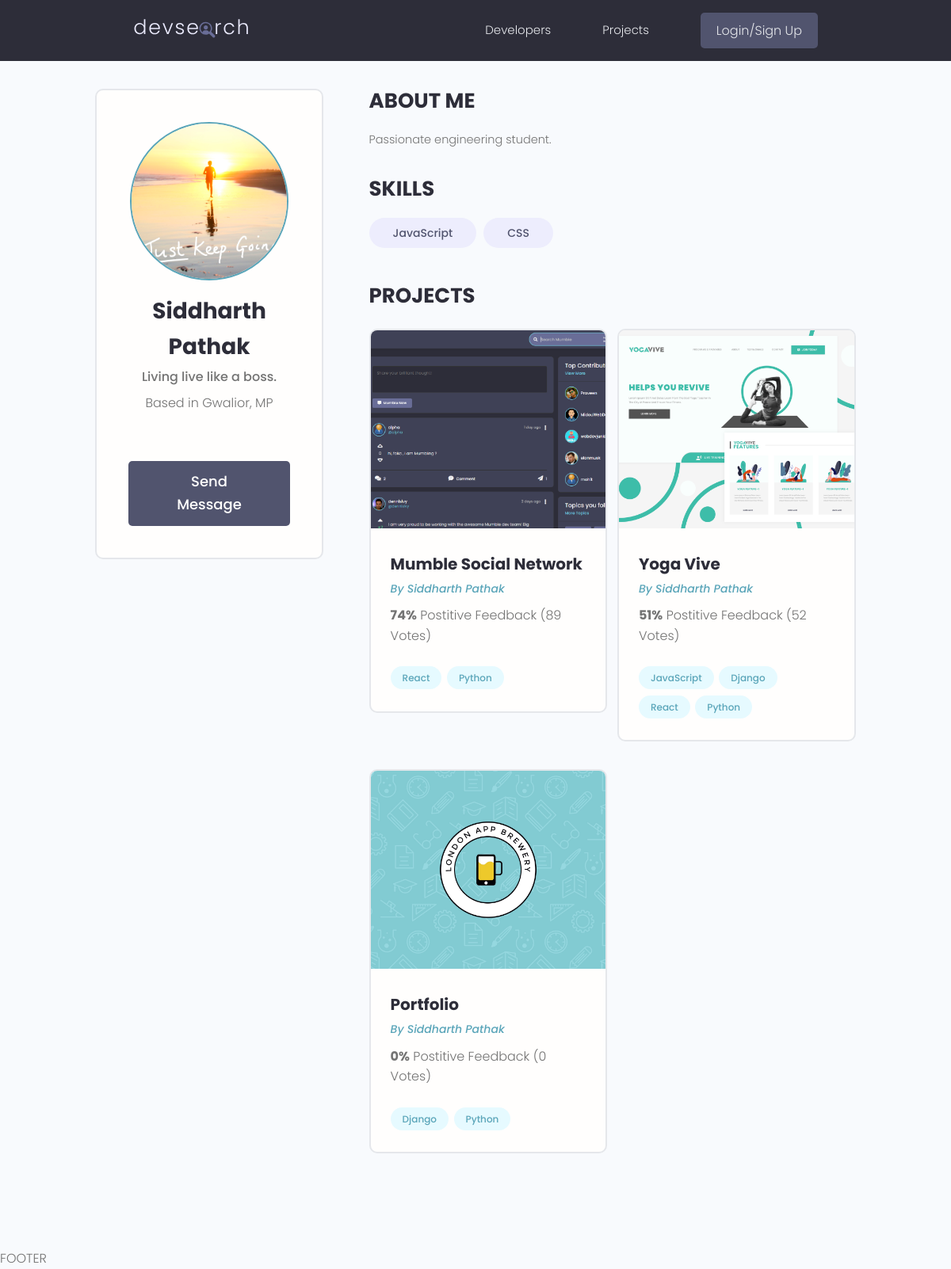
The page /profile/e29c67cc-d458-4bb2-b974-faf160640a26/ on the database as committed earlier.
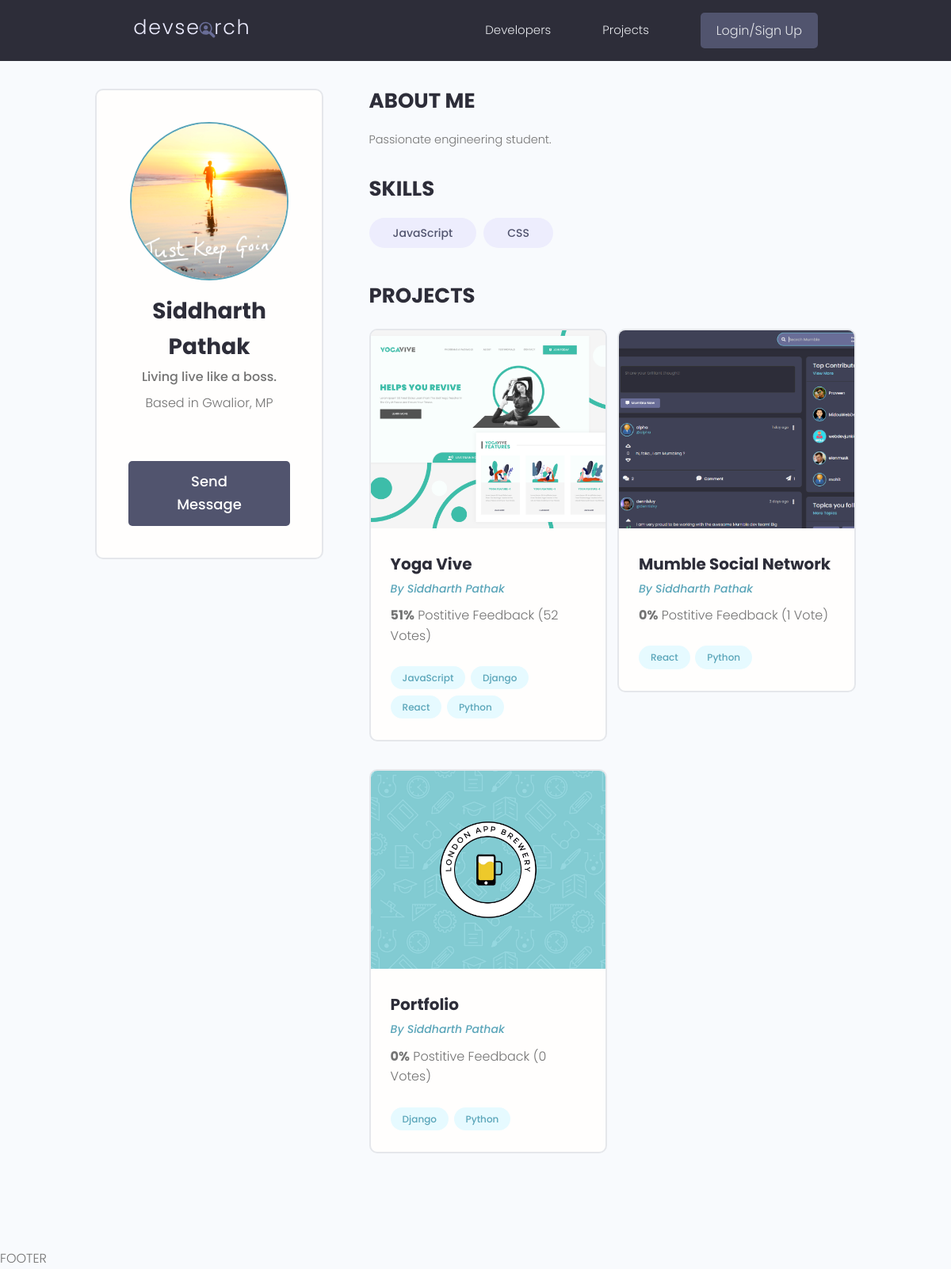
The same page on the database as committed later.
### users/models.py (models this page shows, shortened)
class Skill(models.Model):
    owner = models.ForeignKey(Profile, on_delete=models.CASCADE)
    name = models.CharField(max_length=200, blank=True, null=True) #character field need max length
    description = models.TextField(blank=True, null=True)
    created = models.DateTimeField(auto_now_add=True)
    id = models.UUIDField(default=uuid.uuid4, unique=True, primary_key=True, editable=False)

class Profile(models.Model):
    user = models.OneToOneField(User, on_delete=models.CASCADE, null=True, blank=True)
    name = models.CharField(max_length=200, blank=True, null=True) #character field need max length
    email = models.EmailField(max_length=500, blank=True, null=True)
    username = models.CharField(max_length=200, blank=True, null=True)
    location = models.CharField(max_length=200, blank=True, null=True)
    short_intro = models.CharField(max_length=200, blank=True, null=True)
    bio = models.TextField(blank=True, null=True)
    profile_image = models.ImageField(null=True, blank=True, upload_to='profiles/', default='profiles/user-default.png') #requires image processig library pillow by default image goes to static folder
    social_github = models.CharField(max_length=200, blank=True, null=True)
    social_linkedin = models.CharField(max_length=200, blank=True, null=True)
    social_website = models.CharField(max_length=200, blank=True, null=True)
    social_twitter = models.CharField(max_length=200, blank=True, null=True)
    created = models.DateTimeField(auto_now_add=True)
    id = models.UUIDField(default=uuid.uuid4, unique=True, primary_key=True, editable=False)

### projects/models.py (models this page shows, shortened)
class Project(models.Model):
    owner = models.ForeignKey(Profile, null=True, blank=True, on_delete=models.SET_NULL)
    title = models.CharField(max_length=200)
    description = models.TextField(null=True, blank=True) # not necessary
    featured_image = models.ImageField(null=True, blank=True, default="default.jpg")
    demo_link = models.CharField(max_length=2000, null=True, blank=True)
    source_link = models.CharField(max_length=2000, null=True, blank=True)
    tag = models.ManyToManyField('Tag', blank=True)
    vote_total = models.IntegerField(default=0, null=True, blank=True)
    vote_ratio = models.IntegerField(default=0, null=True, blank=True)
    created = models.DateTimeField(auto_now_add=True)
    id = models.UUIDField(default=uuid.uuid4, unique=True, primary_key=True, editable=False)
    class Meta:
        ordering = ['-vote_ratio','-vote_total', 'title']

class Tag(models.Model):
    name = models.CharField(max_length=200)
    created = models.DateTimeField(auto_now_add=True)
    id = models.UUIDField(default=uuid.uuid4, unique=True, primary_key=True, editable=False)

### users/views.py (the view)
# urls.py: path('profile/<str:pk>/',views.userProfile, name="user-profile"),
def userProfile(request,pk):
    profile = Profile.objects.get(id = pk)
    topSkills = profile.skill_set.exclude(description__exact='') #if skill doesnot have description exclude it out
    otherSkills = profile.skill_set.filter(description='')
    context = {'profile':profile, 'topSkills':topSkills,'otherSkills':otherSkills }
    return render(request,'users/user-profile.html', context)

### users/templates/users/user-profile.html (shortened to what this page needs)
{% extends "main.html"%}
{% block content%}
<main class="profile my-md">
    <div class="container">
      <div class="layout">
        <div class="column column--1of3">
          <div class="card text-center">
            <div class="card__body dev">
              <img class="avatar avatar--xl" src="{{ profile.profile_image.url}}" />
              <h2 class="dev__name">{{profile.name}}</h2>
              <p class="dev__title">{{profile.short_intro}}</p>
              <p class="dev__location">Based in {{profile.location}}</p>
              {% if request.user.profile.id != profile.id%}
              <a href="{% url 'create-message' profile.id%}" class="btn btn--sub btn--lg">Send Message </a>
              {% endif %}
            </div>
          </div>
        </div>
        <div class="column column--2of3">
          <div class="devInfo">
            <h3 class="devInfo__title">About Me</h3>
            <p class="devInfo__about">
              {{profile.bio}}
            </p>
          </div>
          <div class="devInfo">
            <h3 class="devInfo__title">Skills</h3>
            <div class="devInfo__skills">
              <div class="devInfo__otherSkills">
                {% for skill in otherSkills%}
                <span class="tag tag--pill tag--sub tag--lg">
                  <small>{{skill.name }}</small>
                </span>
                {% endfor %}
              </div>
            </div>
          </div>
          <div class="devInfo">
            <h3 class="devInfo__title">Projects</h3>
            <div class="grid grid--two">
              {% for project in profile.project_set.all%}
              <div class="column">
                <div class="card project">
                  <a href="{% url 'project' project.id%}" class="project">
                    <img class="project__thumbnail" src="{{project.featured_image.url}}" alt="project thumbnail" />
                    <div class="card__body">
                      <h3 class="project__title">{{project.title}}</h3>
                      <p><a class="project__author" href="{% url 'user-profile' project.owner.id%}">By {{project.owner.name}}</a></p>
                      <p class="project--rating">
                        <span style="font-weight: bold;">{{project.vote_ratio}}%</span> Postitive
                        Feedback ({{project.vote_total}} Vote{{project.vote_total|pluralize:"s"}})
                      </p>
                      <div class="project__tags">
                        {% for tag in project.tag.all%}
                        <span class="tag tag--pill tag--main">
                          <small>{{tag.name}}</small>
                        </span>
                        {% endfor %}
                      </div>
                    </div>
                  </a>
                </div>
              </div>
              {% endfor %}
            </div>
          </div>
        </div>
      </div>
    </div>
  </main>
{% endblock %}

Rows that differ between the two databases and show on the page:
shown differently, row unchanged: Project "Yoga Vive": moves up the list
changed Project "Mumble Social Network": vote_ratio "74" → "0"; vote_total "89" → "1"
